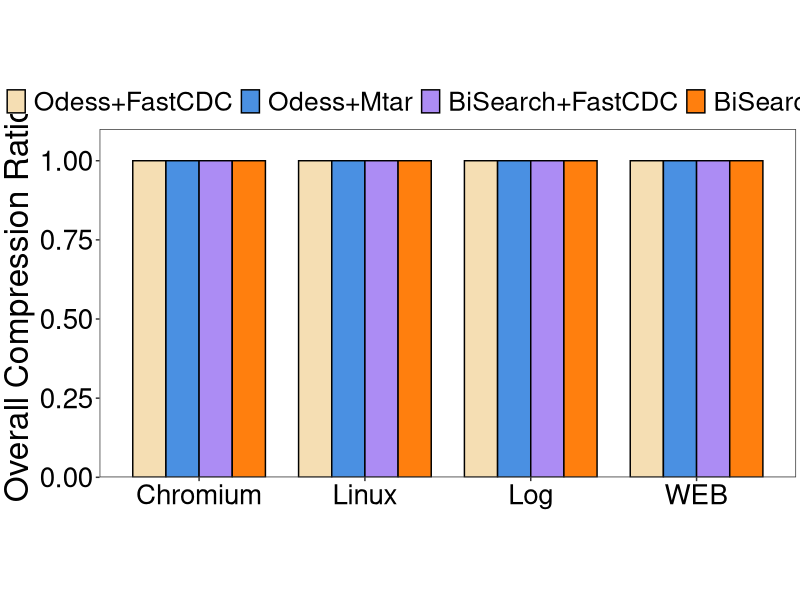
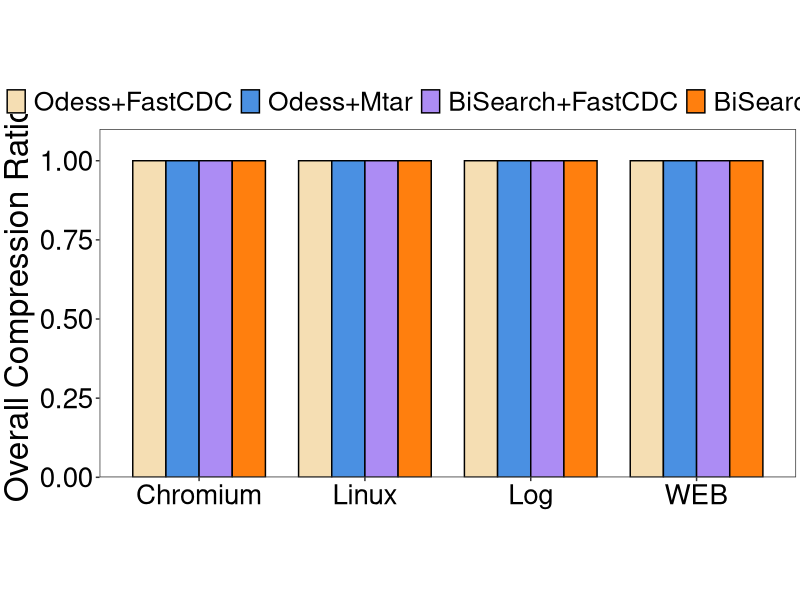

Source code (R) for these figures, in order:
library(ggplot2)
setwd(dirname(rstudioapi::getActiveDocumentContext()$path))
# 定义数据
heights <- c( 1, 1, 1,1, 1, 1, 1, 1,1, 1,1, 1, 1,1, 1, 1)

# 创建数据框
df1 <- data.frame(
  group = rep(c('Linux', 'Chromium', 'WEB', 'Log'), each = 4),
  category = factor(rep(c( 'Odess+FastCDC', 'Odess+Mtar', 'BiSearch+FastCDC','BiSearch+SAC'), times = 4), levels = c('Odess+FastCDC', 'Odess+Mtar', 'BiSearch+FastCDC','BiSearch+SAC')),
  height = heights
)

max_height <- max(df1$height)

# 创建柱状图
p1 <- ggplot(df1, aes(x = group, y = height, fill = category)) + 
  geom_bar(stat = 'identity', position = position_dodge(width = 0.8), 
           colour = "black", width = 0.8) + 
  scale_fill_manual(values = c("#f5deb3", "#4a90e2", "#ac8cf4", "#ff7f0e")) +
  labs(y = 'Overall Compression Ratio') +
  scale_y_continuous(
    limits = c(0, max_height),
    expand = expansion(mult = c(0, 0.1))
  ) +
  theme_bw() +
  theme(
    plot.title = element_text(hjust = 0.5, size = 24, face = "bold"),
    plot.margin = unit(c(0.1, 0.1, 0.1, 0.1), "cm"),
    axis.title.x = element_text(size = 26),
    axis.title.y = element_text(size = 24),
    axis.text = element_text(size = 20, color = "black"),
    aspect.ratio = 0.5,
    panel.grid.major = element_blank(), 
    panel.grid.minor = element_blank(),
    legend.position = "top",
    legend.direction = "horizontal",
    legend.text = element_text(size = 19),
    legend.key.height = unit(1.0, "line"),
    legend.key.width = unit(1.0, "line"),
    legend.margin = margin(t = 0, unit = 'cm'),
    legend.title = element_blank()
  ) +
  theme(axis.title.x = element_blank())

ggsave('../plot/4-2-OCR.pdf', plot = p1, width = 10, height = 5)
print(p1)
